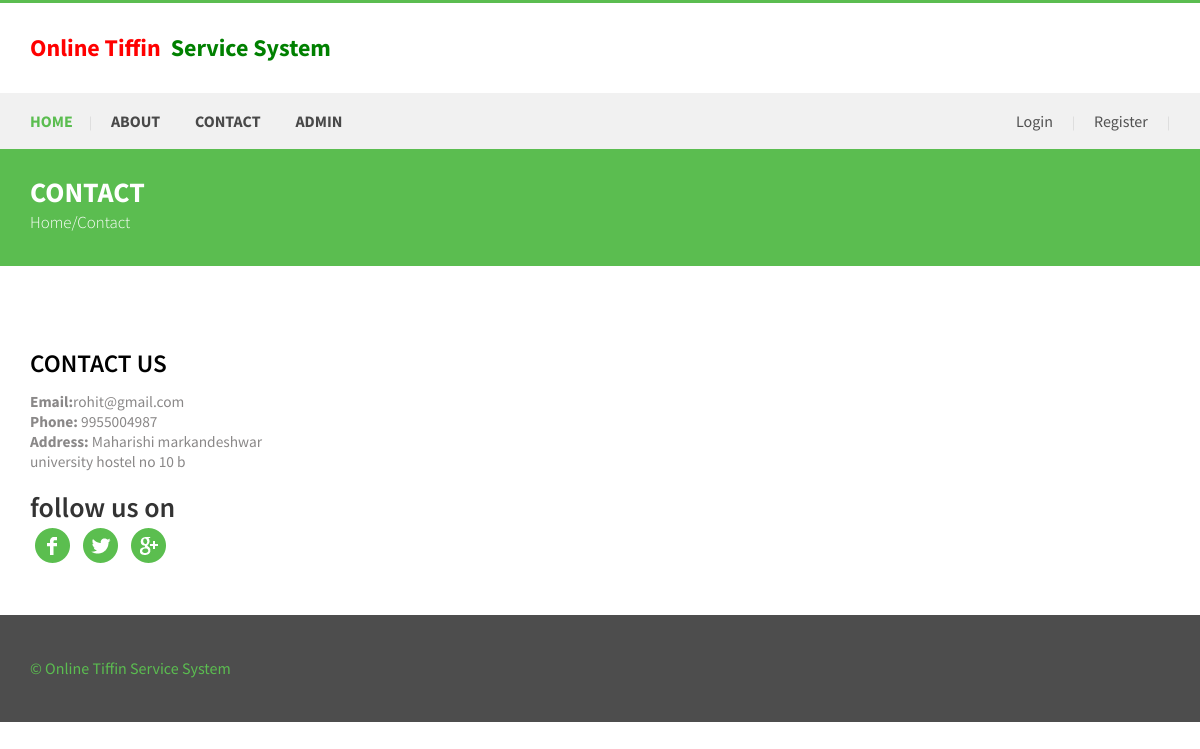
Screenshot of /otss/contact-us.php with the database file from the repository.
### tables this page shows
CREATE TABLE `tblpage` (
  `ID` int(10) NOT NULL,
  `PageType` varchar(120) DEFAULT NULL,
  `PageTitle` mediumtext DEFAULT NULL,
  `PageDescription` mediumtext DEFAULT NULL,
  `Email` varchar(200) DEFAULT NULL,
  `MobileNumber` bigint(10) DEFAULT NULL,
  `UpdationDate` timestamp NULL DEFAULT NULL ON UPDATE current_timestamp()
);

### otss/contact-us.php (the view, shortened to what this page needs)
<?php
include('includes/dbconnection.php');
?>
<!DOCTYPE html>
<html>
<head>
<link href="css/bootstrap.css" rel='stylesheet' type='text/css' />
<link href="css/style.css" rel="stylesheet" type="text/css" media="all" />
<link href="css/animate.css" rel='stylesheet' type='text/css' />
</head>
<body>
	<div class="header">
		<?php include_once('includes/header.php');?>
	<div class="contact-section-page">
		<div class="contact-head">
		    <div class="container">
				<h3>Contact</h3>
				<p>Home/Contact</p>
			</div>
		</div>
		<div class="contact_top">
			 		<div class="container">
			 			<?php
$sql="SELECT * from tblpage where PageType='contactus'";
$query = $dbh -> prepare($sql);
$query->execute();
$results=$query->fetchAll(PDO::FETCH_OBJ);
$cnt=1;
if($query->rowCount() > 0)
{
foreach($results as $row)
{               ?>
					        <div class="col-md-12 company-right wow fadeInLeft" data-wow-delay="0.4s">
	  <div class="company-right">
					        	<div class="company_ad">
							     		<h3><?php  echo htmlentities($row->PageTitle);?></h3>
			      						<address>
											 <p><b>Email:</b><?php  echo htmlentities($row->Email);?></p>
											 <p><b>Phone:</b>  <?php  echo htmlentities($row->MobileNumber);?></p>
									   		<p><b>Address:</b> <?php  echo htmlentities($row->PageDescription);?></p>
							   			</address>
							   		</div>
									</div>
									<div class="follow-us">
										<h3>follow us on</h3>
										<a href="#"><i class="facebook"></i></a>
										<a href="#"><i class="twitter"></i></a>
										<a href="#"><i class="google-pluse"></i></a>
									</div>
							 </div>
						</div> <?php $cnt=$cnt+1;}} ?>
					</div>
	</div>
	<?php include_once('includes/footer.php');?>
</body>
</html>

### otss/css/style.css (style rules this page uses)
body { padding:0; margin:0; font-family: 'Source Sans Pro', sans-serif; }
body a { transition:0.5s all; -webkit-transition:0.5s all; -moz-transition:0.5s all; -o-transition:0.5s all; -ms-transition:0.5s all; }
h1,h2,h3,h4,h5,h6 { margin:0; }
p { margin:0; }
.header { border-top: 3px solid #5BBD50; }
.contact-head { padding: 3.2em 0; background: #5BBD50; }
.contact-head h3 { text-align: left; color: #fff; font-size: 2em; text-transform: uppercase; font-weight: 700; }
.contact_top { padding:4em 0 3em 0; }
.contact-head p { text-align: left; color: #fff; font-size: 1.2em; font-weight: 300; margin: 0.2em auto; }
.company_ad { margin-top: 2em; }
.company_ad h3 { font-size:1.8em; text-transform: uppercase; color:#000000; font-weight:600; }
.company_ad p { font-size: 1.1em; line-height: 1.3em; color: #8A8888; }
address { margin-top: 1em; }
.company-right { padding: 0; width: 48%; }
.follow-us h3 { font-weight: 600; font-size: 2em; font-family: 'Source Sans Pro', sans-serif; }
.follow-us i { width:45px; height:45px; background: url("../images/img-sprite.png") no-repeat 0px 0px; display: inline-block; }
.follow-us i.facebook { background-position:-79px -69px; }
.follow-us i.twitter { background-position:-124px -69px; }
.follow-us i.google-pluse { background-position:-169px -69px; }
@media screen and (max-width:1280px) { .contact-head { padding: 2em 0; } }

### rows the page displays
tblpage: PageTitle "CONTACT US", Email "rohit@gmail.com", MobileNumber "9955004987", PageDescription "Maharishi markandeshwar university hostel no 10 b"
